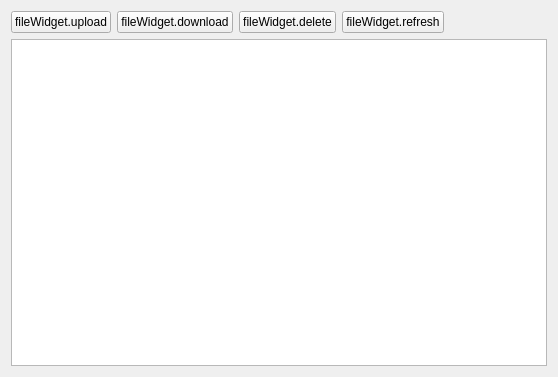
<?xml version="1.0" encoding="UTF-8"?>
<ui version="4.0">
 <class>FileWidget</class>
 <widget class="QWidget" name="FileWidget">
  <property name="geometry">
   <rect>
    <x>0</x>
    <y>0</y>
    <width>558</width>
    <height>377</height>
   </rect>
  </property>
  <property name="windowTitle">
   <string>Form</string>
  </property>
  <layout class="QVBoxLayout" name="verticalLayout">
   <item>
    <layout class="QHBoxLayout" name="horizontalLayout">
     <item>
      <widget class="QPushButton" name="pushButtonUpload">
       <property name="text">
        <string>fileWidget.upload</string>
       </property>
      </widget>
     </item>
     <item>
      <widget class="QPushButton" name="pushButtonDownload">
       <property name="text">
        <string>fileWidget.download</string>
       </property>
      </widget>
     </item>
     <item>
      <widget class="QPushButton" name="pushButtonDelete">
       <property name="text">
        <string>fileWidget.delete</string>
       </property>
      </widget>
     </item>
     <item>
      <widget class="QPushButton" name="pushButtonRefresh">
       <property name="text">
        <string>fileWidget.refresh</string>
       </property>
      </widget>
     </item>
     <item>
      <spacer name="horizontalSpacer">
       <property name="orientation">
        <enum>Qt::Horizontal</enum>
       </property>
       <property name="sizeHint" stdset="0">
        <size>
         <width>40</width>
         <height>20</height>
        </size>
       </property>
      </spacer>
     </item>
    </layout>
   </item>
   <item>
    <widget class="QListView" name="listView">
     <property name="editTriggers">
      <set>QAbstractItemView::NoEditTriggers</set>
     </property>
    </widget>
   </item>
  </layout>
 </widget>
 <resources/>
 <connections/>
</ui>
